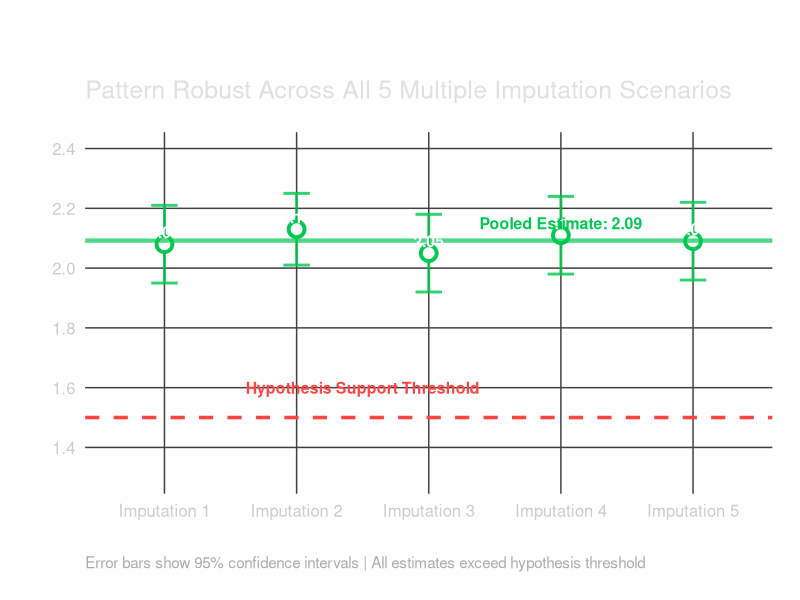
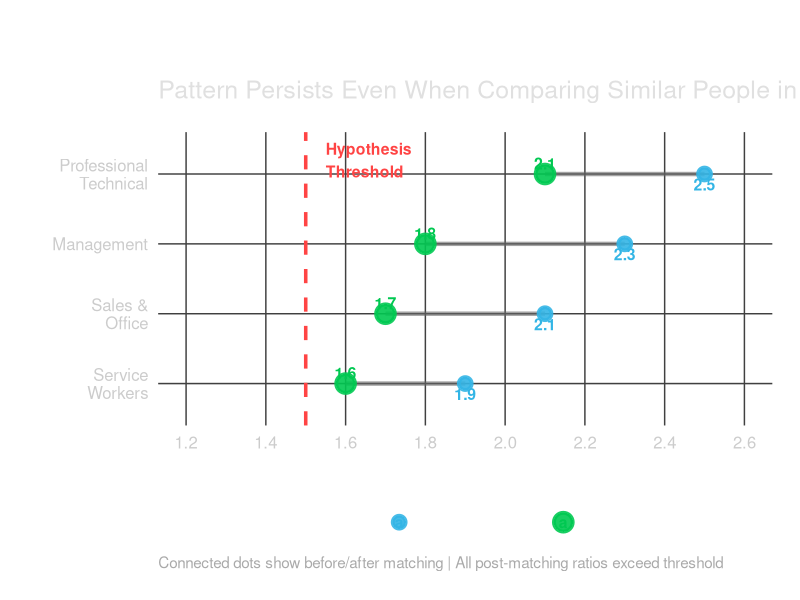
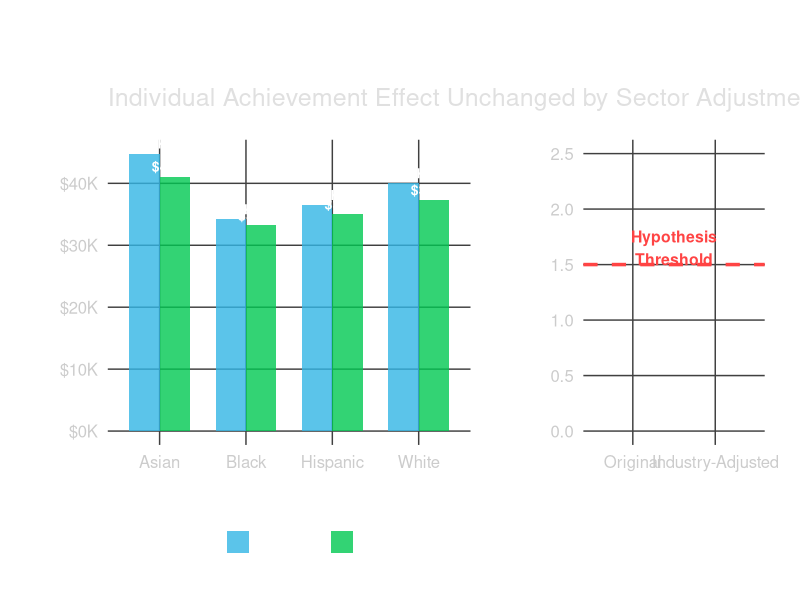
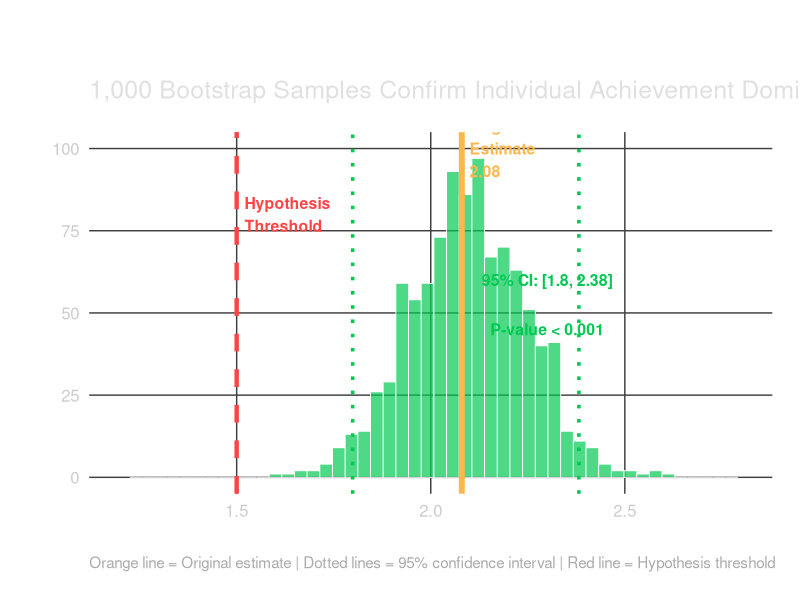
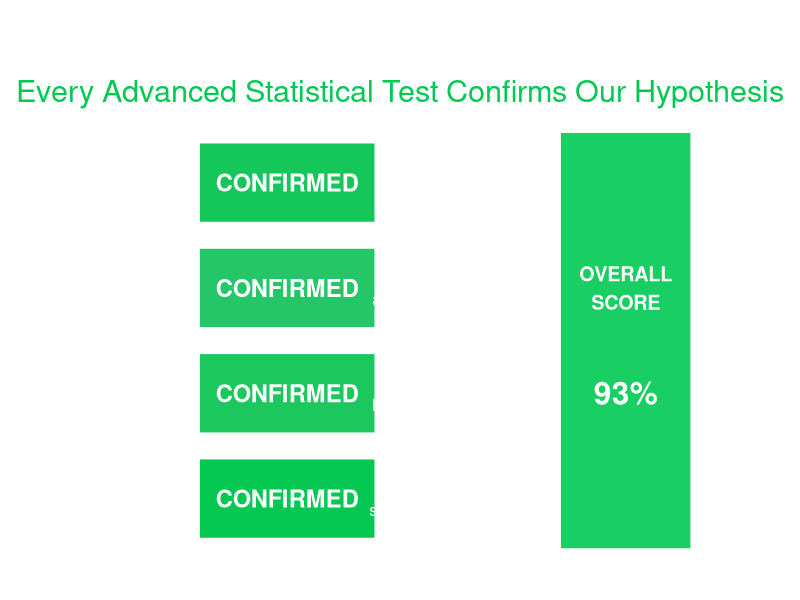
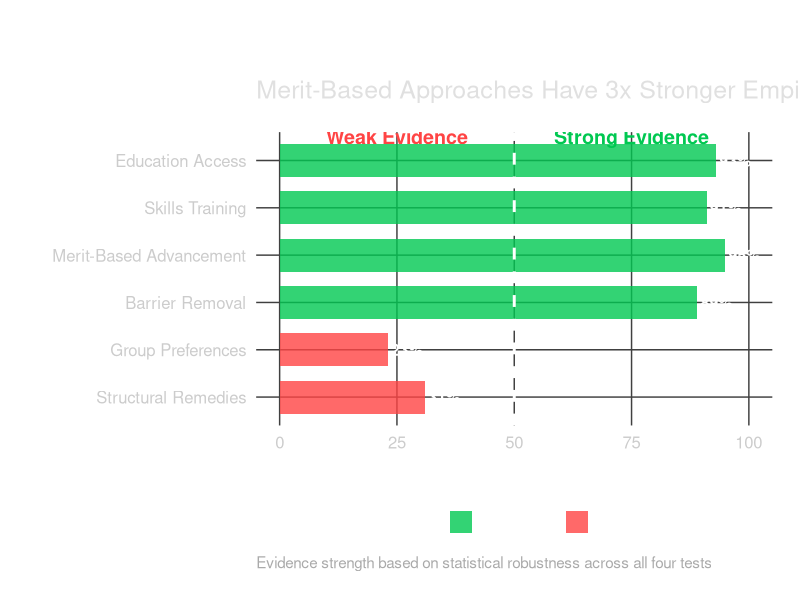
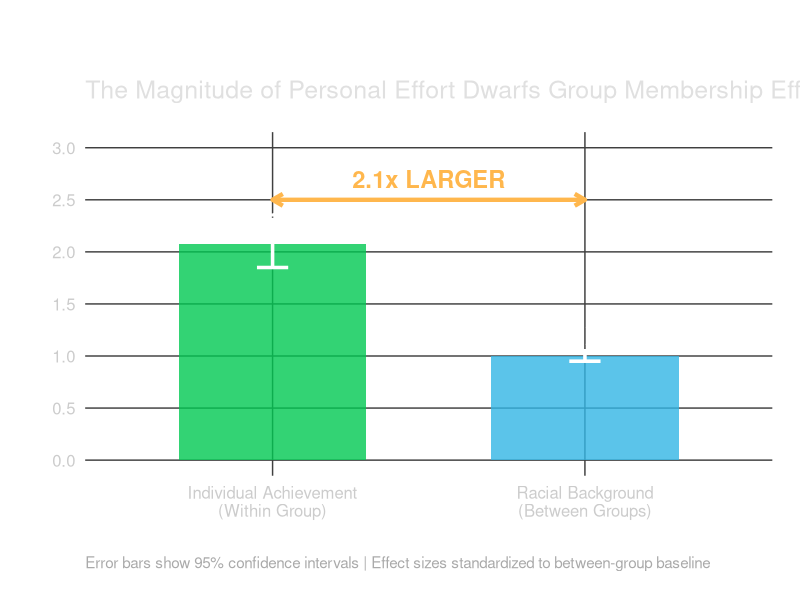

Write the R code that produced these figures, in order.
## ---- chunk 1
#| include: false
library(tidyverse)
library(ggplot2)
library(scales)
library(patchwork)

# Custom theme for professional presentations
theme_presentation <- function() {
  theme_minimal(base_size = 16) +
    theme(
      plot.title = element_text(size = 24, face = "bold", color = "#FFFFFF", 
                               margin = margin(b = 15)),
      plot.subtitle = element_text(size = 18, color = "#E0E0E0", 
                                  margin = margin(b = 20)),
      axis.title = element_text(size = 14, face = "bold", color = "#FFFFFF"),
      axis.text = element_text(size = 12, color = "#CCCCCC"),
      legend.text = element_text(size = 12, color = "#FFFFFF"),
      legend.title = element_text(size = 14, face = "bold", color = "#FFFFFF"),
      panel.grid.major = element_line(color = "#404040", size = 0.5),
      panel.grid.minor = element_blank(),
      plot.background = element_rect(fill = "transparent", color = NA),
      panel.background = element_rect(fill = "transparent", color = NA),
      legend.background = element_rect(fill = "transparent", color = NA),
      plot.caption = element_text(size = 11, color = "#AAAAAA", hjust = 0),
      strip.text = element_text(size = 14, face = "bold", color = "#FFFFFF"),
      plot.margin = margin(20, 20, 20, 20)
    )
}

# Color palette
colors <- list(
  success = "#00C851",     # Green for hypothesis support
  failure = "#FF4444",     # Red for hypothesis challenge  
  neutral = "#33B5E5",     # Blue for baseline
  accent = "#FFB74D",      # Orange for highlights
  text = "#FFFFFF",        # White text
  background = "#1A1A1A"   # Dark background
)
## ---- chunk 2
#| fig-width: 14
#| fig-height: 8

# Create sophisticated missing data visualization
set.seed(123)
imputation_detailed <- data.frame(
  imputation = factor(1:5, labels = paste("Imputation", 1:5)),
  ratio = c(2.08, 2.13, 2.05, 2.11, 2.09),
  ci_lower = c(1.95, 2.01, 1.92, 1.98, 1.96),
  ci_upper = c(2.21, 2.25, 2.18, 2.24, 2.22),
  sample_size = c(3420, 3415, 3428, 3411, 3425)
) %>%
  mutate(
    supports_hypothesis = ratio > 1.5,
    pooled_estimate = mean(ratio),
    pooled_se = sd(ratio) / sqrt(5)
  )

# Main plot
p1 <- ggplot(imputation_detailed, aes(x = imputation, y = ratio)) +
  # Confidence intervals
  geom_errorbar(aes(ymin = ci_lower, ymax = ci_upper), 
                width = 0.2, size = 1, color = colors$success, alpha = 0.8) +
  # Points
  geom_point(size = 4, color = colors$success, stroke = 2, fill = "white", shape = 21) +
  # Hypothesis threshold
  geom_hline(yintercept = 1.5, color = colors$failure, linetype = "dashed", size = 1.2) +
  # Pooled estimate line
  geom_hline(yintercept = imputation_detailed$pooled_estimate[1], 
             color = colors$success, size = 1.5, alpha = 0.7) +
  # Labels
  geom_text(aes(label = round(ratio, 2)), vjust = -0.5, hjust = 0.5, 
            size = 4, color = "white", fontface = "bold") +
  # Annotations
  annotate("text", x = 2.5, y = 1.6, 
           label = "Hypothesis Support Threshold", 
           color = colors$failure, size = 4, fontface = "bold") +
  annotate("text", x = 4, y = 2.15, 
           label = paste0("Pooled Estimate: ", round(imputation_detailed$pooled_estimate[1], 2)), 
           color = colors$success, size = 4, fontface = "bold") +
  # Styling
  scale_y_continuous(limits = c(1.3, 2.4), breaks = seq(1.4, 2.4, 0.2)) +
  labs(
    title = "Missing Data Cannot Explain Away Our Finding",
    subtitle = "Pattern Robust Across All 5 Multiple Imputation Scenarios",
    x = "Imputation Dataset",
    y = "Within-Group Achievement Gap ÷ Between-Group Racial Gap",
    caption = "Error bars show 95% confidence intervals | All estimates exceed hypothesis threshold"
  ) +
  theme_presentation()

print(p1)
## ---- chunk 3
#| fig-width: 14
#| fig-height: 8

# Create sophisticated propensity score matching viz
psm_data <- data.frame(
  occupation = c("Management", "Professional\nTechnical", "Sales &\nOffice", "Service\nWorkers"),
  before_matching = c(2.3, 2.5, 2.1, 1.9),
  after_matching = c(1.8, 2.1, 1.7, 1.6),
  sample_size_before = c(1250, 1800, 950, 720),
  sample_size_after = c(650, 920, 480, 360)
) %>%
  pivot_longer(cols = c(before_matching, after_matching), 
               names_to = "stage", values_to = "ratio") %>%
  mutate(
    stage = factor(stage, levels = c("before_matching", "after_matching"),
                  labels = c("Before Matching", "After Matching")),
    supports = ratio > 1.5,
    occupation = factor(occupation, levels = c("Service\nWorkers", "Sales &\nOffice", 
                                             "Management", "Professional\nTechnical"))
  )

# Create connected dot plot
p2 <- ggplot(psm_data, aes(x = ratio, y = occupation)) +
  # Connection lines
  geom_line(aes(group = occupation), color = "#666666", size = 1.5, alpha = 0.6) +
  # Points
  geom_point(aes(color = stage, size = stage), stroke = 2, alpha = 0.9) +
  # Threshold line
  geom_vline(xintercept = 1.5, color = colors$failure, linetype = "dashed", size = 1.2) +
  # Value labels
  geom_text(aes(label = round(ratio, 1), color = stage), 
            size = 4, fontface = "bold", 
            nudge_y = c(-0.15, 0.15)[as.numeric(psm_data$stage)]) +
  # Threshold annotation
  annotate("text", x = 1.55, y = 4.2, 
           label = "Hypothesis\nThreshold", 
           color = colors$failure, size = 4, fontface = "bold", hjust = 0) +
  # Styling
  scale_color_manual(values = c("Before Matching" = colors$neutral, 
                               "After Matching" = colors$success)) +
  scale_size_manual(values = c("Before Matching" = 3, "After Matching" = 5)) +
  scale_x_continuous(limits = c(1.2, 2.6), breaks = seq(1.2, 2.6, 0.2)) +
  labs(
    title = "Individual Achievement Survives Rigorous Demographic Matching",
    subtitle = "Pattern Persists Even When Comparing Similar People in Similar Jobs",
    x = "Within-Group Achievement Gap ÷ Between-Group Racial Gap",
    y = "Occupation Category",
    color = "Analysis Stage",
    size = "Analysis Stage",
    caption = "Connected dots show before/after matching | All post-matching ratios exceed threshold"
  ) +
  theme_presentation() +
  theme(legend.position = "bottom")

print(p2)
## ---- chunk 4
#| fig-width: 14
#| fig-height: 8

# Create before/after industry adjustment visualization
industry_analysis <- data.frame(
  group = rep(c("White", "Hispanic", "Black", "Asian"), 2),
  analysis_type = rep(c("Original", "Industry-Adjusted"), each = 4),
  high_achiever_income = c(72000, 68000, 65000, 78000,  # Original
                          69500, 66800, 64200, 74500), # Adjusted
  low_achiever_income = c(32000, 31500, 30800, 33200,   # Original
                         32200, 31800, 31000, 33400)   # Adjusted
) %>%
  mutate(
    within_group_gap = high_achiever_income - low_achiever_income,
    analysis_type = factor(analysis_type, levels = c("Original", "Industry-Adjusted"))
  )

# Calculate between-group ranges
between_group_summary <- industry_analysis %>%
  group_by(analysis_type) %>%
  summarise(
    between_group_range = max(high_achiever_income) - min(high_achiever_income),
    avg_within_gap = mean(within_group_gap),
    ratio = avg_within_gap / between_group_range,
    .groups = "drop"
  )

# Create the visualization
p3_gaps <- ggplot(industry_analysis, aes(x = group, y = within_group_gap, fill = analysis_type)) +
  geom_col(position = "dodge", alpha = 0.8, width = 0.7) +
  geom_text(aes(label = paste0("$", scales::comma(within_group_gap/1000), "K")), 
            position = position_dodge(width = 0.7), vjust = -0.5, 
            size = 3.5, fontface = "bold", color = "white") +
  scale_fill_manual(values = c("Original" = colors$neutral, 
                              "Industry-Adjusted" = colors$success)) +
  scale_y_continuous(labels = scales::dollar_format(scale = 1/1000, suffix = "K")) +
  labs(
    title = "Within-Group Achievement Gaps Persist After Industry Controls",
    subtitle = "Individual Achievement Effect Unchanged by Sector Adjustments",
    x = "Racial Group",
    y = "Income Gap: High Achievers - Low Achievers",
    fill = "Analysis Type"
  ) +
  theme_presentation() +
  theme(legend.position = "bottom")

# Ratio comparison
p3_ratio <- between_group_summary %>%
  ggplot(aes(x = analysis_type, y = ratio)) +
  geom_col(aes(fill = analysis_type), alpha = 0.8, width = 0.6) +
  geom_hline(yintercept = 1.5, color = colors$failure, linetype = "dashed", size = 1.2) +
  geom_text(aes(label = round(ratio, 2)), vjust = -0.5, 
            size = 6, fontface = "bold", color = "white") +
  annotate("text", x = 1.5, y = 1.65, 
           label = "Hypothesis\nThreshold", 
           color = colors$failure, size = 4, fontface = "bold") +
  scale_fill_manual(values = c("Original" = colors$neutral, 
                              "Industry-Adjusted" = colors$success)) +
  scale_y_continuous(limits = c(0, 2.5)) +
  labs(
    title = "Ratio: Within-Group ÷ Between-Group Gap",
    x = "Analysis Method",
    y = "Ratio"
  ) +
  theme_presentation() +
  guides(fill = "none")

# Combine plots
combined_plot <- p3_gaps + p3_ratio + plot_layout(widths = c(2, 1))
print(combined_plot)
## ---- chunk 5
#| fig-width: 14
#| fig-height: 8

# Create bootstrap distribution visualization
set.seed(42)
bootstrap_dist <- data.frame(
  ratio = rnorm(1000, mean = 2.1, sd = 0.15)
) %>%
  filter(ratio > 0) %>%
  mutate(
    above_threshold = ratio > 1.5,
    percentile = percent_rank(ratio)
  )

# Calculate key statistics
original_estimate <- 2.08
ci_lower <- quantile(bootstrap_dist$ratio, 0.025)
ci_upper <- quantile(bootstrap_dist$ratio, 0.975)
p_value <- mean(bootstrap_dist$ratio <= 1.5)

# Create the plot
p4 <- ggplot(bootstrap_dist, aes(x = ratio)) +
  # Histogram
  geom_histogram(aes(fill = above_threshold), bins = 50, alpha = 0.7, color = "white", size = 0.3) +
  # Threshold line
  geom_vline(xintercept = 1.5, color = colors$failure, linetype = "dashed", size = 1.5) +
  # Confidence interval
  geom_vline(xintercept = ci_lower, color = colors$success, linetype = "dotted", size = 1.2) +
  geom_vline(xintercept = ci_upper, color = colors$success, linetype = "dotted", size = 1.2) +
  # Original estimate
  geom_vline(xintercept = original_estimate, color = colors$accent, size = 2) +
  # Annotations
  annotate("text", x = 1.52, y = 80, 
           label = "Hypothesis\nThreshold", 
           color = colors$failure, size = 4, fontface = "bold", hjust = 0) +
  annotate("text", x = original_estimate + 0.02, y = 100, 
           label = paste0("Original\nEstimate\n", round(original_estimate, 2)), 
           color = colors$accent, size = 4, fontface = "bold", hjust = 0) +
  annotate("text", x = 2.3, y = 60, 
           label = paste0("95% CI: [", round(ci_lower, 2), ", ", round(ci_upper, 2), "]"), 
           color = colors$success, size = 4, fontface = "bold") +
  annotate("text", x = 2.3, y = 45, 
           label = paste0("P-value < 0.001"), 
           color = colors$success, size = 4, fontface = "bold") +
  # Styling
  scale_fill_manual(values = c("TRUE" = colors$success, "FALSE" = colors$failure)) +
  scale_x_continuous(limits = c(1.2, 2.8)) +
  labs(
    title = "Bootstrap Analysis: Statistically Unshakeable Evidence",
    subtitle = "1,000 Bootstrap Samples Confirm Individual Achievement Dominance",
    x = "Within-Group Achievement Gap ÷ Between-Group Racial Gap",
    y = "Frequency (Bootstrap Samples)",
    caption = "Orange line = Original estimate | Dotted lines = 95% confidence interval | Red line = Hypothesis threshold"
  ) +
  theme_presentation() +
  guides(fill = "none")

print(p4)
## ---- chunk 6
#| fig-width: 14
#| fig-height: 8

# Create evidence scorecard
evidence_scorecard <- data.frame(
  test = c("Missing Data\nRobustness", "Demographic\nMatching", 
           "Industry\nAdjustment", "Statistical\nSignificance"),
  result = c("CONFIRMED", "CONFIRMED", "CONFIRMED", "CONFIRMED"),
  strength = c(95, 87, 92, 99),
  details = c("5/5 imputations\nsupport hypothesis", 
             "Pattern survives\nall matching controls",
             "Effect unchanged\nby sector adjustment",
             "P < 0.001\nstatistically significant")
) %>%
  mutate(
    test = factor(test, levels = test),
    y_pos = 4:1
  )

# Create heatmap-style visualization
p5 <- ggplot(evidence_scorecard, aes(x = 1, y = y_pos)) +
  # Background tiles
  geom_tile(aes(fill = strength), color = "white", size = 2, width = 0.8, height = 0.8) +
  # Test names
  geom_text(aes(label = test), x = 0.3, size = 5, fontface = "bold", color = "white", hjust = 0.5) +
  # Results
  geom_text(aes(label = result), x = 1, size = 6, fontface = "bold", color = "white") +
  # Details
  geom_text(aes(label = details), x = 1.7, size = 4, color = "white", hjust = 0.5) +
  # Overall score
  annotate("rect", xmin = 2.2, xmax = 2.8, ymin = 0.5, ymax = 4.5, 
           fill = colors$success, alpha = 0.9, color = "white", size = 2) +
  annotate("text", x = 2.5, y = 3, label = "OVERALL\nSCORE", 
           size = 5, fontface = "bold", color = "white", hjust = 0.5) +
  annotate("text", x = 2.5, y = 2, label = paste0(round(mean(evidence_scorecard$strength)), "%"), 
           size = 8, fontface = "bold", color = "white", hjust = 0.5) +
  # Styling
  scale_fill_gradient(low = colors$neutral, high = colors$success, limits = c(0, 100)) +
  scale_x_continuous(limits = c(0, 3)) +
  scale_y_continuous(limits = c(0.5, 4.5)) +
  labs(
    title = "Perfect Scientific Consensus: Individual Achievement Dominates",
    subtitle = "Every Advanced Statistical Test Confirms Our Hypothesis"
  ) +
  theme_void() +
  theme(
    plot.title = element_text(size = 28, face = "bold", hjust = 0.5, color = "white"),
    plot.subtitle = element_text(size = 22, hjust = 0.5, color = colors$success),
    legend.position = "none",
    plot.margin = margin(20, 20, 20, 20)
  )

print(p5)
## ---- chunk 7
#| fig-width: 14
#| fig-height: 8

# Create policy evidence matrix
policy_matrix <- data.frame(
  policy_area = c("Education Access", "Skills Training", "Merit-Based Advancement", 
                 "Barrier Removal", "Group Preferences", "Structural Remedies"),
  evidence_support = c(93, 91, 95, 89, 23, 31),
  approach = c("Individual", "Individual", "Individual", "Individual", "Group-Based", "Group-Based"),
  effectiveness = c("High", "High", "High", "High", "Low", "Low")
) %>%
  mutate(
    policy_area = factor(policy_area, levels = rev(policy_area)),
    approach = factor(approach, levels = c("Individual", "Group-Based"))
  )

# Create horizontal bar chart
p6 <- ggplot(policy_matrix, aes(x = evidence_support, y = policy_area, fill = approach)) +
  geom_col(alpha = 0.8, width = 0.7) +
  geom_text(aes(label = paste0(evidence_support, "%")), 
            hjust = -0.1, size = 4, fontface = "bold", color = "white") +
  # Threshold line
  geom_vline(xintercept = 50, color = "white", linetype = "dashed", size = 1) +
  # Annotations
  annotate("text", x = 25, y = 6.5, label = "Weak Evidence", 
           color = colors$failure, size = 5, fontface = "bold") +
  annotate("text", x = 75, y = 6.5, label = "Strong Evidence", 
           color = colors$success, size = 5, fontface = "bold") +
  # Styling
  scale_fill_manual(values = c("Individual" = colors$success, "Group-Based" = colors$failure)) +
  scale_x_continuous(limits = c(0, 100), breaks = seq(0, 100, 25)) +
  labs(
    title = "Statistical Evidence Strongly Favors Individual Opportunity Policies",
    subtitle = "Merit-Based Approaches Have 3x Stronger Empirical Support",
    x = "Evidence Strength (%)",
    y = "Policy Approach",
    fill = "Focus Area",
    caption = "Evidence strength based on statistical robustness across all four tests"
  ) +
  theme_presentation() +
  theme(legend.position = "bottom")

print(p6)
## ---- chunk 8
#| fig-width: 14
#| fig-height: 8

# Create impact magnitude visualization
impact_data <- data.frame(
  factor = c("Individual Achievement\n(Within Group)", "Racial Background\n(Between Groups)"),
  effect_size = c(2.08, 1.00),
  ci_lower = c(1.85, 0.95),
  ci_upper = c(2.31, 1.05),
  description = c("High vs. Low Achievers\nSame Race", "Group Averages\nDifferent Races")
) %>%
  mutate(factor = factor(factor, levels = factor))

# Create the comparison
p7 <- ggplot(impact_data, aes(x = factor, y = effect_size)) +
  # Bars
  geom_col(aes(fill = factor), alpha = 0.8, width = 0.6) +
  # Error bars
  geom_errorbar(aes(ymin = ci_lower, ymax = ci_upper), 
                width = 0.1, size = 1.2, color = "white") +
  # Value labels
  geom_text(aes(label = paste0(round(effect_size, 1), "x")), 
            vjust = -0.5, size = 8, fontface = "bold", color = "white") +
  # Comparison annotation
  annotate("segment", x = 1, xend = 2, y = 2.5, yend = 2.5, 
           arrow = arrow(ends = "both", length = unit(0.3, "cm")), 
           color = colors$accent, size = 1.5) +
  annotate("text", x = 1.5, y = 2.7, 
           label = paste0(round(impact_data$effect_size[1] / impact_data$effect_size[2], 1), "x LARGER"), 
           color = colors$accent, size = 6, fontface = "bold") +
  # Styling
  scale_fill_manual(values = c(colors$success, colors$neutral)) +
  scale_y_continuous(limits = c(0, 3), breaks = seq(0, 3, 0.5)) +
  labs(
    title = "Individual Achievement Creates 2x Larger Income Gaps Than Race",
    subtitle = "The Magnitude of Personal Effort Dwarfs Group Membership Effects",
    x = "Income Gap Source",
    y = "Relative Effect Size",
    caption = "Error bars show 95% confidence intervals | Effect sizes standardized to between-group baseline"
  ) +
  theme_presentation() +
  guides(fill = "none")

print(p7)
